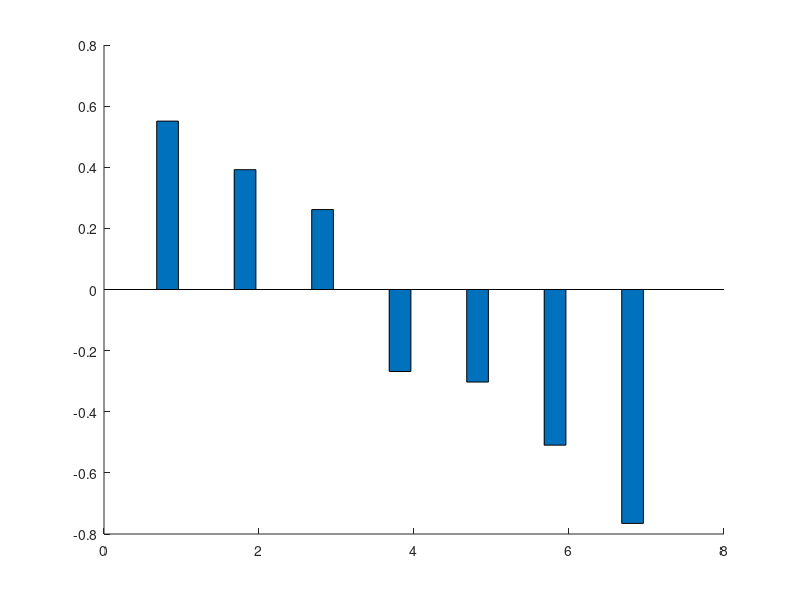

MATLAB code to generate this figure: (Note: this script raises an error after producing the figure.)
clear all; close all; clc
%% Plots: PRCC and p-values

load('LHS_PRCC_SEIRSb_output.mat','sortedPRCC_1','sortedPRCC_2','sortedPRCC_3','sortedstat_p1','sortedstat_p2','sortedstat_p3','sortedparams','pars')
SsortedPRCC_1 = sortedPRCC_1;
SsortedPRCC_2 = sortedPRCC_2;
SsortedPRCC_3 = sortedPRCC_3;
Ssortedstat_p1 = sortedstat_p1; 
Ssortedstat_p2 = sortedstat_p2; 
Ssortedstat_p3 = sortedstat_p3; 
Ssortedparams = sortedparams;

load('LHS_PRCC_SEIRb_output.mat','sortedPRCC_1','sortedPRCC_2','sortedPRCC_3','sortedstat_p1','sortedstat_p2','sortedstat_p3')
sortedPRCC_1 = [sortedPRCC_1 0];
sortedPRCC_2 = [sortedPRCC_2 0];
sortedPRCC_3 = [sortedPRCC_3 0];
sortedstat_p1 = [sortedstat_p1 NaN]; 
sortedstat_p2 = [sortedstat_p2 NaN]; 
sortedstat_p3 = [sortedstat_p3 NaN]; 

% QOI_1: Maximum size of infectious population
h1=figure(1);
b = bar([sortedPRCC_1;SsortedPRCC_1]','FaceAlpha',.5);
% hold on
% plot(8,0,'xk','MarkerSize',24)
% hold off
set(gca,'xticklabel',Ssortedparams,'fontsize',22)
legend('SEIRb','SEIRSb','fontsize',22)
legend boxoff
ylabel('PRCC')
ylim([-1 1])

xtips = b(1).XEndPoints;
ytips = b(1).YEndPoints;

for j = 1:pars
    if (0.001 < sortedstat_p1(j)) && (sortedstat_p1(j) < 0.01)
        labels{j} = sprintf('**');
    elseif sortedstat_p1(j) < 0.001
        labels{j} = sprintf('*');
    else
        labels{j} = ''; %sprintf('%.2f', sortedstat_p1(j));
    end
    if ytips(j) > 0
        text(xtips(j),ytips(j),labels(j),'fontsize',14,'HorizontalAlignment','center',...
            'VerticalAlignment','bottom')
    else
        text(xtips(j),ytips(j),labels(j),'fontsize',14,'HorizontalAlignment','center',...
            'VerticalAlignment','top')
    end
end


xtips = b(2).XEndPoints;
ytips = b(2).YEndPoints;
for j = 1:pars
    if (0.001 < Ssortedstat_p1(j)) && (Ssortedstat_p1(j) < 0.01)
        labels{j} = sprintf('**');
    elseif Ssortedstat_p1(j) < 0.001
        labels{j} = sprintf('*');
    else
        labels{j} = sprintf('%.2f', Ssortedstat_p1(j));
    end
    if ytips(j) > 0
        text(xtips(j),ytips(j),labels(j),'fontsize',14,'HorizontalAlignment','center',...
            'VerticalAlignment','bottom')
    else
        text(xtips(j),ytips(j),labels(j),'fontsize',14,'HorizontalAlignment','center',...
            'VerticalAlignment','top')
    end
end
saveas(h1,'QOI_1_SEIRb_SEIRSb.png')

% QOI_2: Infectious population size at 50 days
h2=figure(2);
b = bar([sortedPRCC_2;SsortedPRCC_2]','FaceAlpha',.5);
% hold on
% plot(8,0,'xk','MarkerSize',24)
% hold off
legend('SEIRb','SEIRSb','fontsize',22)
legend boxoff
set(gca,'xticklabel',Ssortedparams,'fontsize',22)
ylabel('PRCC')
ylim([-1 1])


xtips = b(1).XEndPoints;
ytips = b(1).YEndPoints;
for j = 1:pars
    if (0.001 < sortedstat_p2(j)) && (sortedstat_p2(j) < 0.01)
        labels{j} = sprintf('**');
    elseif sortedstat_p2(j) < 0.001
        labels{j} = sprintf('*');
    else
        labels{j} = ''; %sprintf('%.2f', sortedstat_p2(j));
    end
    if ytips(j) > 0
        text(xtips(j),ytips(j),labels(j),'fontsize',14,'HorizontalAlignment','center',...
            'VerticalAlignment','bottom')
    else
        text(xtips(j),ytips(j),labels(j),'fontsize',14,'HorizontalAlignment','center',...
            'VerticalAlignment','top')
    end
end

xtips = b(2).XEndPoints;
ytips = b(2).YEndPoints;
for j = 1:pars
    if (0.001 < Ssortedstat_p2(j)) && (Ssortedstat_p2(j) < 0.01)
        labels{j} = sprintf('**');
    elseif Ssortedstat_p2(j) < 0.001
        labels{j} = sprintf('*');
    else
        labels{j} = sprintf('%.2f', Ssortedstat_p2(j));
    end
    if ytips(j) > 0
        text(xtips(j),ytips(j),labels(j),'fontsize',14,'HorizontalAlignment','center',...
            'VerticalAlignment','bottom')
    else
        text(xtips(j),ytips(j),labels(j),'fontsize',14,'HorizontalAlignment','center',...
            'VerticalAlignment','top')
    end
end
saveas(h2,'QOI_2_SEIRb_SEIRSb.png')

% QOI_3: Infectious population size at 2 years
h3=figure(3);
b = bar([sortedPRCC_3;SsortedPRCC_3]','FaceAlpha',.5);
set(gca,'xticklabel',Ssortedparams,'fontsize',22)
legend('SEIRb','SEIRSb','fontsize',22)
legend boxoff
ylabel('PRCC')
ylim([-1 1]);

xtips = b(1).XEndPoints;
ytips = b(1).YEndPoints;
for j = 1:pars
    if (0.001 < sortedstat_p3(j)) && (sortedstat_p3(j) < 0.01)
        labels{j} = sprintf('**');
    elseif sortedstat_p3(j) < 0.001
        labels{j} = sprintf('*');
    else
        labels{j} = '';%sprintf('%.2f', sortedstat_p3(j));
    end
    if ytips(j) > 0
        text(xtips(j),ytips(j),labels(j),'fontsize',14,'HorizontalAlignment','center',...
            'VerticalAlignment','bottom')
    else
        text(xtips(j),ytips(j),labels(j),'fontsize',14,'HorizontalAlignment','center',...
            'VerticalAlignment','top')
    end
end

xtips = b(2).XEndPoints;
ytips = b(2).YEndPoints;
for j = 1:pars
    if (0.001 < Ssortedstat_p3(j)) && (Ssortedstat_p3(j) < 0.01)
        labels{j} = sprintf('**');
    elseif Ssortedstat_p3(j) < 0.001
        labels{j} = sprintf('*');
    else
        labels{j} = sprintf('%.2f', Ssortedstat_p3(j));
    end
    if ytips(j) > 0
        text(xtips(j),ytips(j),labels(j),'fontsize',14,'HorizontalAlignment','center',...
            'VerticalAlignment','bottom')
    else
        text(xtips(j),ytips(j),labels(j),'fontsize',14,'HorizontalAlignment','center',...
            'VerticalAlignment','top')
    end
end
saveas(h3,'QOI_3_SEIRb_SEIRSb.png')